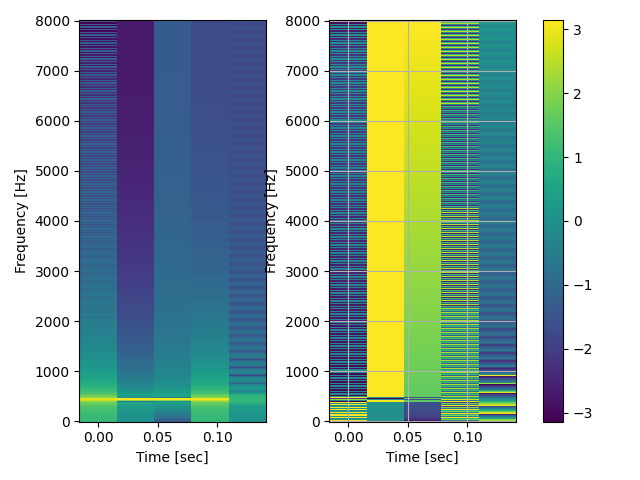

This figure's Python source:
import numpy as np

def to_quantity(X: np.ndarray, fs: int, S: int):
  F = X.shape[0] # 1フレームあたりの信号長
  T = X.shape[1] # フレーム数
  L = 2 * (F - 1)

  t = np.arange(T) * S / fs
  f = np.arange(F) * fs / L

  print(t)

  return t, f

if __name__ == "__main__":
  import matplotlib.pyplot as plt
  from q03 import stft
  from q04 import sin, hamming
  
  L = 1000
  S = 500
  sec = 0.1
  freq = 440
  fs = 16000
  x = sin(1, freq, fs, sec)
  w = hamming(L)

  X = stft(L, S, w, x)

  t, f = to_quantity(X, fs, S)

  A = 20 * np.log10(np.abs(X))
  ang = np.angle(X)

  fig, ax = plt.subplots(1, 2)

  cb = ax[0].pcolormesh(t, f, A)
  ax[0].set_ylabel('Frequency [Hz]')
  ax[0].set_xlabel('Time [sec]')

  cb = ax[1].pcolormesh(t, f, ang)
  ax[1].set_ylabel('Frequency [Hz]')
  ax[1].set_xlabel('Time [sec]')

  plt.tight_layout()

  fig.colorbar(cb, ax=ax)

  plt.grid()
  plt.savefig('skotsugi/chapter04/q10.png')
